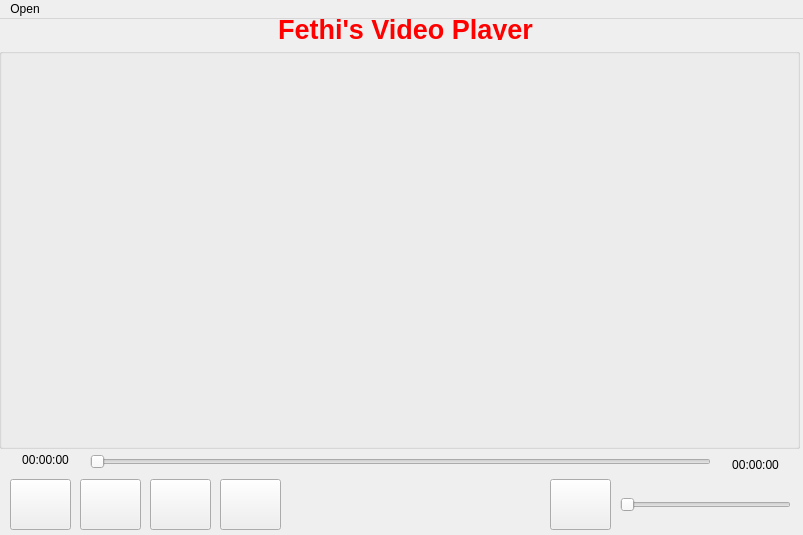
<?xml version="1.0" encoding="UTF-8"?>
<ui version="4.0">
 <class>MainWindow</class>
 <widget class="QMainWindow" name="MainWindow">
  <property name="geometry">
   <rect>
    <x>0</x>
    <y>0</y>
    <width>803</width>
    <height>535</height>
   </rect>
  </property>
  <property name="windowTitle">
   <string>MainWindow</string>
  </property>
  <widget class="QWidget" name="centralwidget">
   <widget class="QGroupBox" name="groupBox_Video">
    <property name="geometry">
     <rect>
      <x>-1</x>
      <y>29</y>
      <width>801</width>
      <height>401</height>
     </rect>
    </property>
    <property name="title">
     <string/>
    </property>
   </widget>
   <widget class="QPushButton" name="pushButton_SeekBackward">
    <property name="geometry">
     <rect>
      <x>10</x>
      <y>460</y>
      <width>61</width>
      <height>51</height>
     </rect>
    </property>
    <property name="text">
     <string/>
    </property>
   </widget>
   <widget class="QPushButton" name="pushButton_Play_Pause">
    <property name="geometry">
     <rect>
      <x>80</x>
      <y>460</y>
      <width>61</width>
      <height>51</height>
     </rect>
    </property>
    <property name="text">
     <string/>
    </property>
   </widget>
   <widget class="QPushButton" name="pushButton_Stop">
    <property name="geometry">
     <rect>
      <x>150</x>
      <y>460</y>
      <width>61</width>
      <height>51</height>
     </rect>
    </property>
    <property name="text">
     <string/>
    </property>
   </widget>
   <widget class="QPushButton" name="pushButton_SeekForward">
    <property name="geometry">
     <rect>
      <x>220</x>
      <y>460</y>
      <width>61</width>
      <height>51</height>
     </rect>
    </property>
    <property name="text">
     <string/>
    </property>
   </widget>
   <widget class="QPushButton" name="pushButton_Mute">
    <property name="geometry">
     <rect>
      <x>550</x>
      <y>460</y>
      <width>61</width>
      <height>51</height>
     </rect>
    </property>
    <property name="text">
     <string/>
    </property>
   </widget>
   <widget class="QSlider" name="horizontalSlider_Volume">
    <property name="geometry">
     <rect>
      <x>620</x>
      <y>470</y>
      <width>171</width>
      <height>31</height>
     </rect>
    </property>
    <property name="maximum">
     <number>100</number>
    </property>
    <property name="orientation">
     <enum>Qt::Orientation::Horizontal</enum>
    </property>
   </widget>
   <widget class="QSlider" name="horizontalSlider_Duration">
    <property name="geometry">
     <rect>
      <x>90</x>
      <y>430</y>
      <width>621</width>
      <height>25</height>
     </rect>
    </property>
    <property name="orientation">
     <enum>Qt::Orientation::Horizontal</enum>
    </property>
   </widget>
   <widget class="QLabel" name="label_positionTime">
    <property name="geometry">
     <rect>
      <x>10</x>
      <y>430</y>
      <width>71</width>
      <height>21</height>
     </rect>
    </property>
    <property name="text">
     <string>00:00:00</string>
    </property>
    <property name="alignment">
     <set>Qt::AlignmentFlag::AlignCenter</set>
    </property>
   </widget>
   <widget class="QLabel" name="label_totalTime">
    <property name="geometry">
     <rect>
      <x>720</x>
      <y>430</y>
      <width>71</width>
      <height>31</height>
     </rect>
    </property>
    <property name="text">
     <string>00:00:00</string>
    </property>
    <property name="alignment">
     <set>Qt::AlignmentFlag::AlignCenter</set>
    </property>
   </widget>
   <widget class="QLabel" name="label">
    <property name="geometry">
     <rect>
      <x>10</x>
      <y>0</y>
      <width>791</width>
      <height>21</height>
     </rect>
    </property>
    <property name="font">
     <font>
      <pointsize>20</pointsize>
      <bold>true</bold>
     </font>
    </property>
    <property name="styleSheet">
     <string notr="true">QLabel{
	color: red;
}</string>
    </property>
    <property name="text">
     <string>Fethi's Video Player</string>
    </property>
    <property name="alignment">
     <set>Qt::AlignmentFlag::AlignCenter</set>
    </property>
   </widget>
  </widget>
  <widget class="QMenuBar" name="menubar">
   <property name="geometry">
    <rect>
     <x>0</x>
     <y>0</y>
     <width>803</width>
     <height>24</height>
    </rect>
   </property>
   <widget class="QMenu" name="menuOpen">
    <property name="title">
     <string>Open</string>
    </property>
    <addaction name="actionOpen_File"/>
   </widget>
   <addaction name="menuOpen"/>
  </widget>
  <action name="actionOpen_File">
   <property name="text">
    <string>Open File</string>
   </property>
  </action>
 </widget>
 <resources/>
 <connections/>
</ui>
